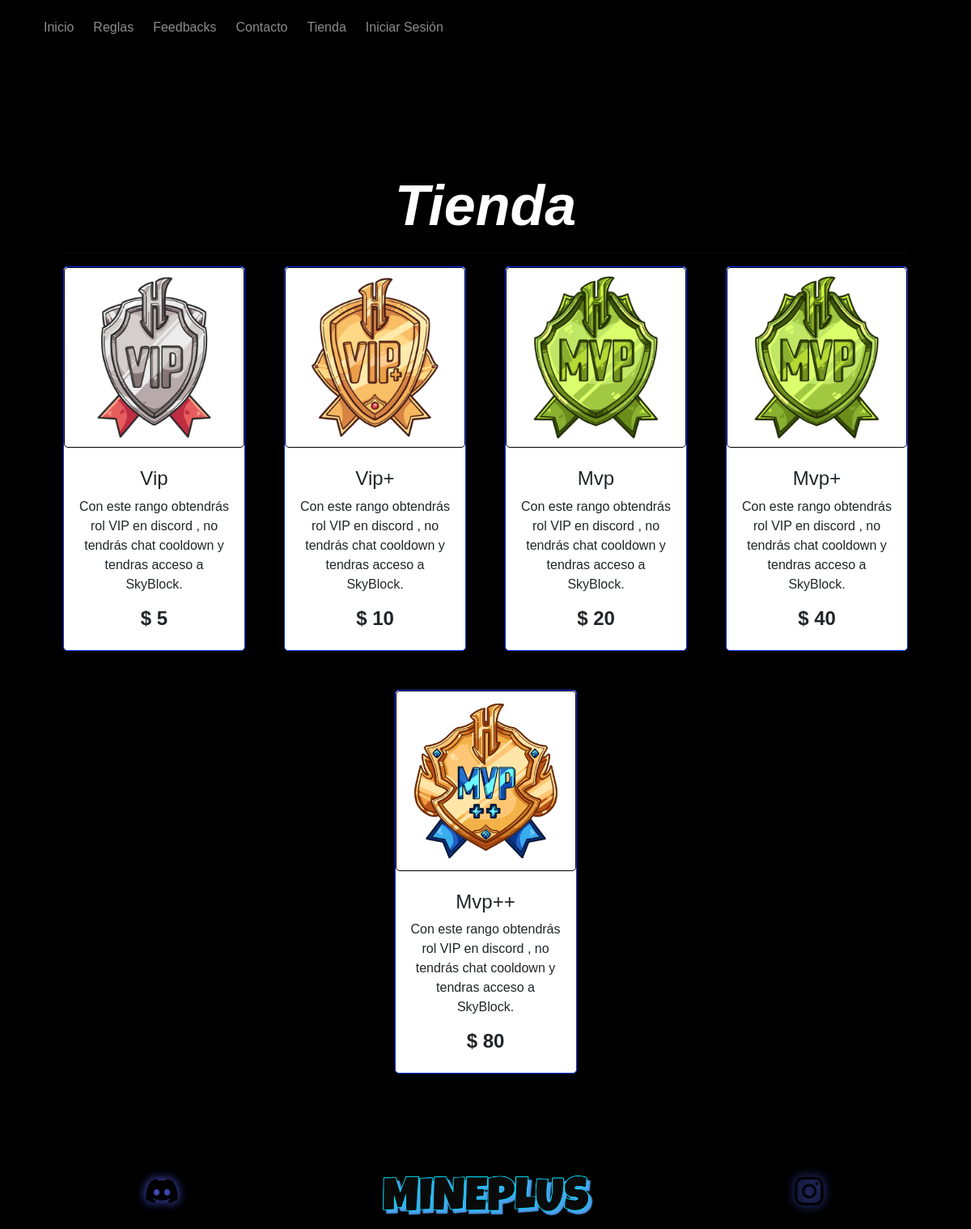
The app's page /tienda/ with its own data.
### app/models.py (models this page shows, shortened)
class Producto(models.Model):
    tipo = models.ForeignKey(Tipo, on_delete=models.PROTECT, verbose_name="Tipo")
    nombre = models.CharField(max_length=50)
    precio = models.IntegerField()
    descripcion = models.TextField()
    imagen = models.ImageField(upload_to="productos", null=True)

### app/views.py (the view)
# urls.py: path('tienda/', views.tienda, name= "tienda"),
def tienda(request):
    productos = Producto.objects.all()
    data = {
        'productos': productos
    }
    return render(request, 'app/tienda.html', data)

### app/templates/app/tienda.html (shortened to what this page needs)
{% extends 'app/base.html'%}
{% load static%}
{% load humanize %}
{%block contenido%}
<br><br>
<div class="container px-4 px-lg-5 mt-5">
    <h1 class="titulo text-center">Tienda</h1>
    <hr>
    <div class="row gx-4 gx-lg-5 row-cols-12 row-cols-md-3 row-cols-xl-4 justify-content-center">
        {% for p in productos %}
        <div class=" mb-5">
            <div class="card h-100 text-BLACK" id="card-fondo">
                {% if p.imagen %}
                <img class="card-img-top" src="{{ p.imagen.url }}" alt="imagen-producto" />
                {% endif %}
                <div class="card-body">
                    <div class="text-center">
                        <h4>{{ p.nombre | title }}</h4>
                        <p> {{ p.descripcion }} </p>
                        <h4 class="fw-bolder">$ {{ p.precio | intcomma}}</h4>
                    </div>
                </div>
            </div>
        </div>
        {% endfor %}
    </div>
</div>
{%endblock%}

### app/static/app/css/estilos.css (style rules this page uses)
* { margin: 0; }
#card-fondo { border-radius: 5px; border: 1px solid #0033ff; }
.card-img-top { border: 1px solid #000000; border-radius: 5px; }
body { background: #000000 url("../img/fondominecraft.jpg"); background-size: cover; background-repeat: no-repeat; background-attachment: fixed; display: flex; flex-direction: column; min-height: 100vh; }
h1 { font-size: xx-large; font-weight: bold; }
.titulo { font-size: 70px; font-style: italic; font-weight: bold; color:#ffffff; }
body { font-family: 'Kanit', sans-serif; background-color: #000000; }

### records on screen
Producto: imagen (picture), nombre "Vip", descripcion "Con este rango obtendrás rol VIP en discord , no tendrás chat cooldown y tendras acceso a SkyBlock.", precio "5"
Producto: imagen (picture), nombre "Vip+", descripcion "Con este rango obtendrás rol VIP en discord , no tendrás chat cooldown y tendras acceso a SkyBlock.", precio "10"
Producto: imagen (picture), nombre "Mvp", descripcion "Con este rango obtendrás rol VIP en discord , no tendrás chat cooldown y tendras acceso a SkyBlock.", precio "20"
Producto: imagen (picture), nombre "Mvp+", descripcion "Con este rango obtendrás rol VIP en discord , no tendrás chat cooldown y tendras acceso a SkyBlock.", precio "40"
Producto: imagen (picture), nombre "Mvp++", descripcion "Con este rango obtendrás rol VIP en discord , no tendrás chat cooldown y tendras acceso a SkyBlock.", precio "80"
